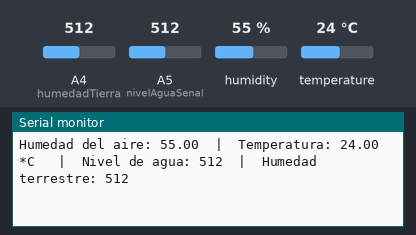
Simulated run of this sketch. Board: Arduino Uno, built with avr-gcc and run on an emulated ATmega328P. Shown: the last lines printed to the serial monitor. Inputs (shaded band) come from the test bench; at power-on: A4 (humedadTierra) = 512, A5 (nivelAguaSenal) = 512, humidity 55 %, temperature 24 °C.

Above: at 6.3 s.
6.4 s: A4 (humedadTierra) set to 106
At 8.1 s:
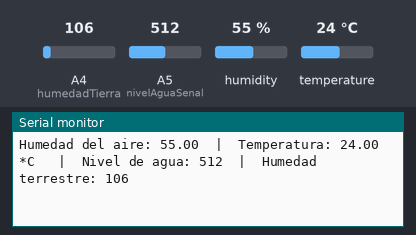
12.5 s: A4 (humedadTierra) set to 88
At 13.3 s:
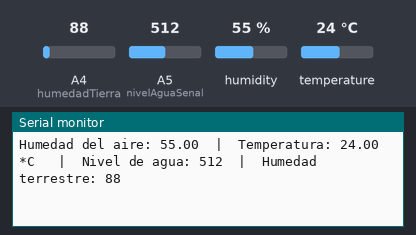
Timing chart, 0 to 15.5 s (numbered marks = the images above; inputs shaded):
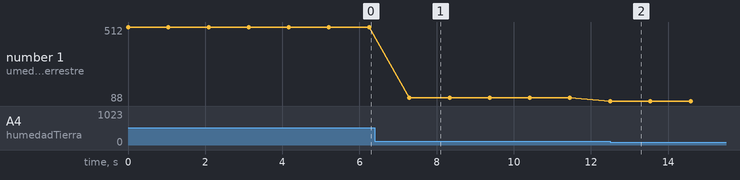

The sketch:

SensorsRead.ino
```cpp
#include <DHT.h>
#define DHTTYPE DHT22

int DHTPin = 6;
int nivelAguaPower = 7;
int nivelAguaSenal = A5;
int humedadTierra = A4;
int value;
DHT dht(DHTPin, DHTTYPE);


void setup() {
   Serial.begin(9600);
   pinMode(nivelAguaPower, OUTPUT);
   digitalWrite(nivelAguaPower, LOW);
   dht.begin();

}

void loop() {
   float h = dht.readHumidity();
   float t = dht.readTemperature();
   unsigned long currentMillis = millis();

   Serial.print("Humedad del aire: ");
   Serial.print(h);
   Serial.print("  |  ");
   Serial.print("Temperatura: ");
   Serial.print(t);
   Serial.print(" *C ");
   Serial.print("  |  ");
  digitalWrite(nivelAguaPower, HIGH);
  delay(10);
  value = analogRead(nivelAguaSenal);
  digitalWrite(nivelAguaPower, LOW);

  Serial.print("Nivel de agua: ");
  Serial.print(value);
  Serial.print("  |  ");
  int humedad = analogRead(humedadTierra);
  Serial.print("Humedad terrestre: ");
  Serial.println(humedad);

   delay(1000);

}
```

Measured:
- after the input at 6.4 s, the serial monitor: prints a new line after 0.89 s (image 1)
- plotted number 1: 512 → 88 after the input at 6.4 s
